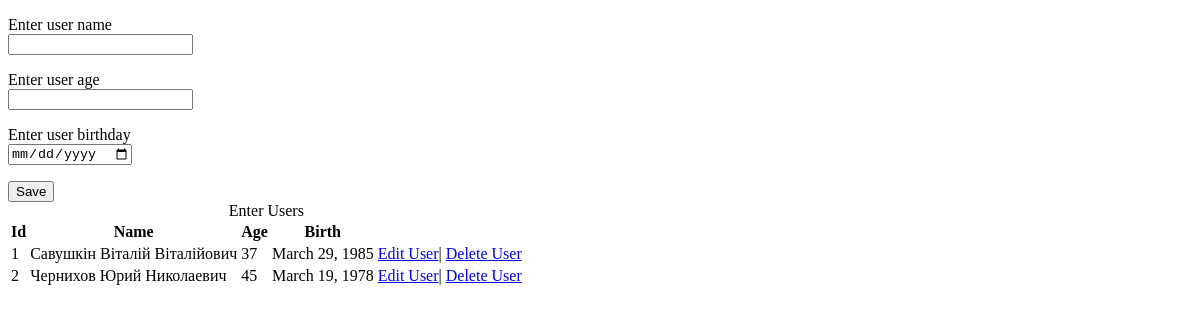
Before: / with the older database file.
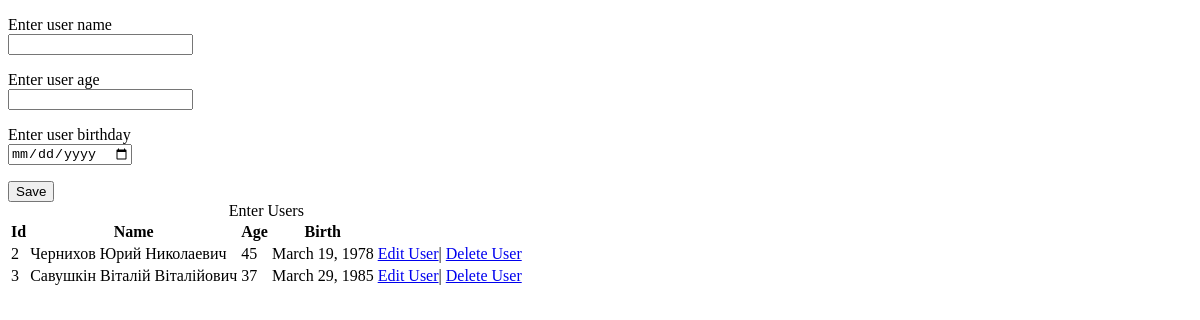
After: the same page with the newer database file.
### forms_app/models.py (models this page shows)
class User(models.Model):
    name = models.CharField(max_length=20)
    age = models.IntegerField()
    birth = models.DateField()
    objects = models.Manager()
    DoesNotExist = models.Manager()

### forms_app/views.py (the view)
# urls.py: path('', views.index),
def index(request):
    user = User.objects.all()
    return render(request, 'forms_app/home.html', {"user": user})

### templates/forms_app/home.html (shortened to what this page needs)
<!DOCTYPE html>
<html lang="en">
{% load static %}
<head>
</head>
<body>
<form method="POST" action="create/">
    <p>
        <label>Enter user name</label><br>
        <input type="text" name="name" />
    </p>
    <p>
        <label>Enter user age</label><br>
        <input type="number" name="age" />
    </p>
    <p>
        <label>Enter user birthday</label><br>
        <input type="date" name="birth" />
    </p>
    <input type="submit" value="Save">
</form>
{% if user.count > 0 %}
    <table>
     <caption>Enter Users</caption>
        <tr>
            <th>Id</th><th>Name</th><th>Age</th><th>Birth</th>
        </tr>
        {% for u in user %}
            <tr>
                <td>{{u.id}}</td><td>{{u.name}}</td><td>{{u.age}}</td><td>{{u.birth}}</td>
                <td>
                    <a href="edit/{{u.id}}/" title="Edit User">Edit User</a>|
                    <a href="delete/{{u.id}}/" title="Delete User">Delete User</a>
                </td>
            </tr>
        {% endfor %}
    </table>
{% endif %}
</body>
</html>

Changed rows visible on the page:
removed User: id "1", name "Савушкін Віталій Віталійович", age "37", birth "March 29, 1985"
added User: id "3", name "Савушкін Віталій Віталійович", age "37", birth "March 29, 1985"
